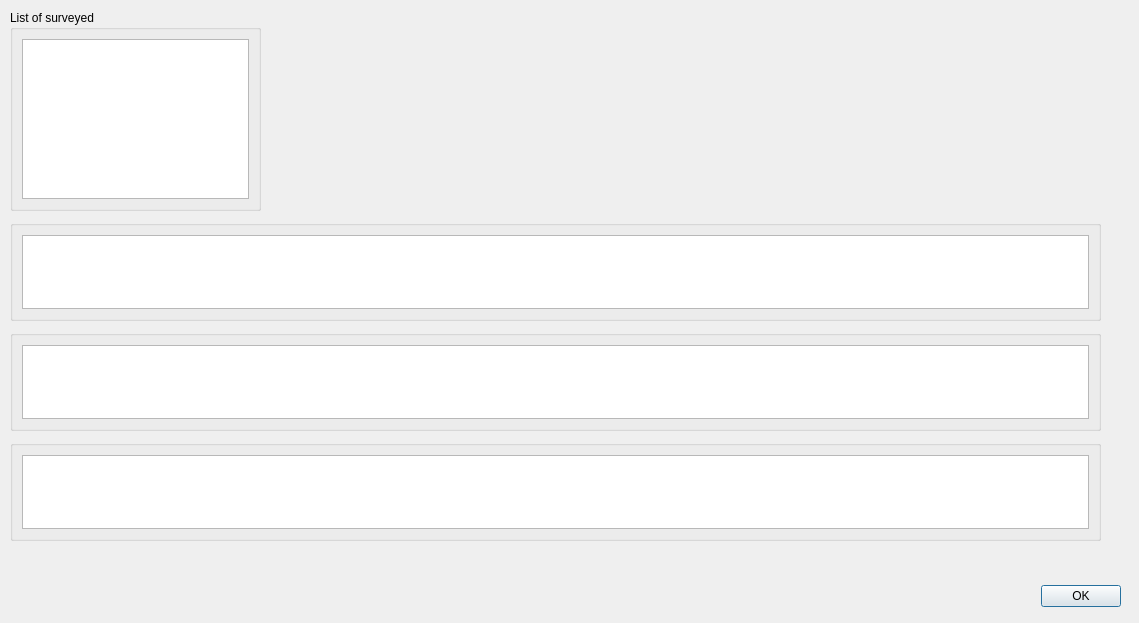
<?xml version="1.0" encoding="UTF-8"?>
<ui version="4.0">
 <class>ArchiveSurveyedSHVSMDialog</class>
 <widget class="QDialog" name="ArchiveSurveyedSHVSMDialog">
  <property name="geometry">
   <rect>
    <x>0</x>
    <y>0</y>
    <width>1139</width>
    <height>623</height>
   </rect>
  </property>
  <property name="windowTitle">
   <string>Archive survey people 'SHVSM'</string>
  </property>
  <widget class="QDialogButtonBox" name="buttonBox">
   <property name="geometry">
    <rect>
     <x>780</x>
     <y>580</y>
     <width>341</width>
     <height>32</height>
    </rect>
   </property>
   <property name="orientation">
    <enum>Qt::Horizontal</enum>
   </property>
   <property name="standardButtons">
    <set>QDialogButtonBox::Ok</set>
   </property>
  </widget>
  <widget class="QGroupBox" name="groupBox">
   <property name="geometry">
    <rect>
     <x>10</x>
     <y>10</y>
     <width>251</width>
     <height>201</height>
    </rect>
   </property>
   <property name="title">
    <string>List of surveyed</string>
   </property>
   <layout class="QGridLayout" name="gridLayout">
    <item row="0" column="0">
     <layout class="QHBoxLayout" name="horizontalLayout">
      <item>
       <widget class="QTableView" name="twSurveyed"/>
      </item>
     </layout>
    </item>
   </layout>
  </widget>
  <widget class="QGroupBox" name="groupBox_5">
   <property name="geometry">
    <rect>
     <x>10</x>
     <y>330</y>
     <width>1091</width>
     <height>101</height>
    </rect>
   </property>
   <property name="title">
    <string/>
   </property>
   <layout class="QGridLayout" name="gridLayout_5">
    <item row="0" column="0">
     <layout class="QHBoxLayout" name="horizontalLayout_5">
      <item>
       <widget class="QTableView" name="twSurveyedOutput2"/>
      </item>
     </layout>
    </item>
   </layout>
  </widget>
  <widget class="QGroupBox" name="groupBox_4">
   <property name="geometry">
    <rect>
     <x>10</x>
     <y>220</y>
     <width>1091</width>
     <height>101</height>
    </rect>
   </property>
   <property name="title">
    <string/>
   </property>
   <layout class="QGridLayout" name="gridLayout_4">
    <item row="0" column="0">
     <layout class="QHBoxLayout" name="horizontalLayout_4">
      <item>
       <widget class="QTableView" name="twSurveyedOutput1"/>
      </item>
     </layout>
    </item>
   </layout>
  </widget>
  <widget class="QGroupBox" name="groupBox_6">
   <property name="geometry">
    <rect>
     <x>10</x>
     <y>440</y>
     <width>1091</width>
     <height>101</height>
    </rect>
   </property>
   <property name="title">
    <string/>
   </property>
   <layout class="QGridLayout" name="gridLayout_6">
    <item row="0" column="0">
     <layout class="QHBoxLayout" name="horizontalLayout_6">
      <item>
       <widget class="QTableView" name="twSurveyedOutput3"/>
      </item>
     </layout>
    </item>
   </layout>
  </widget>
  <widget class="QWidget" name="verticalLayoutWidget">
   <property name="geometry">
    <rect>
     <x>270</x>
     <y>20</y>
     <width>831</width>
     <height>191</height>
    </rect>
   </property>
   <layout class="QVBoxLayout" name="verticalLayout">
    <item>
     <widget class="QCustomPlot" name="widgetPlot" native="true"/>
    </item>
   </layout>
  </widget>
 </widget>
 <customwidgets>
  <customwidget>
   <class>QCustomPlot</class>
   <extends>QWidget</extends>
   <header location="global">qcustomplot.h</header>
   <container>1</container>
  </customwidget>
 </customwidgets>
 <resources/>
 <connections>
  <connection>
   <sender>buttonBox</sender>
   <signal>accepted()</signal>
   <receiver>ArchiveSurveyedSHVSMDialog</receiver>
   <slot>accept()</slot>
   <hints>
    <hint type="sourcelabel">
     <x>248</x>
     <y>254</y>
    </hint>
    <hint type="destinationlabel">
     <x>157</x>
     <y>274</y>
    </hint>
   </hints>
  </connection>
  <connection>
   <sender>buttonBox</sender>
   <signal>rejected()</signal>
   <receiver>ArchiveSurveyedSHVSMDialog</receiver>
   <slot>reject()</slot>
   <hints>
    <hint type="sourcelabel">
     <x>316</x>
     <y>260</y>
    </hint>
    <hint type="destinationlabel">
     <x>286</x>
     <y>274</y>
    </hint>
   </hints>
  </connection>
 </connections>
</ui>
